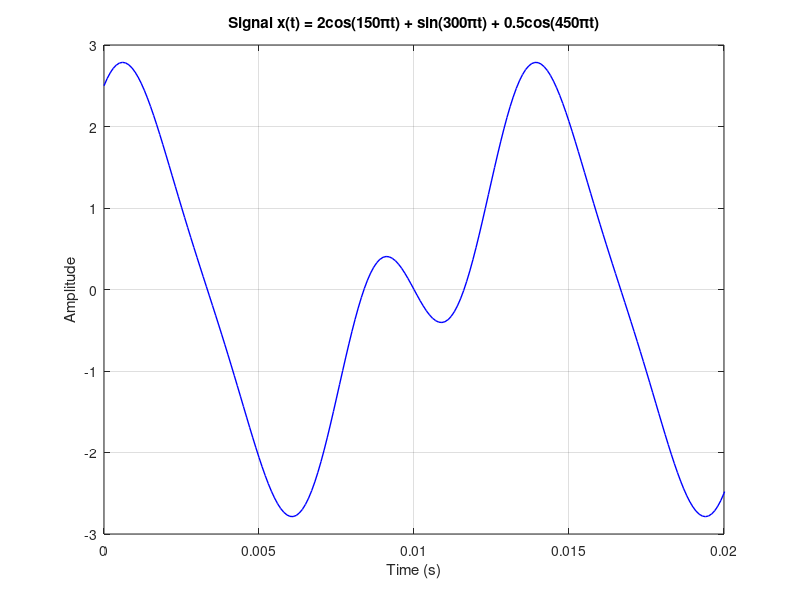
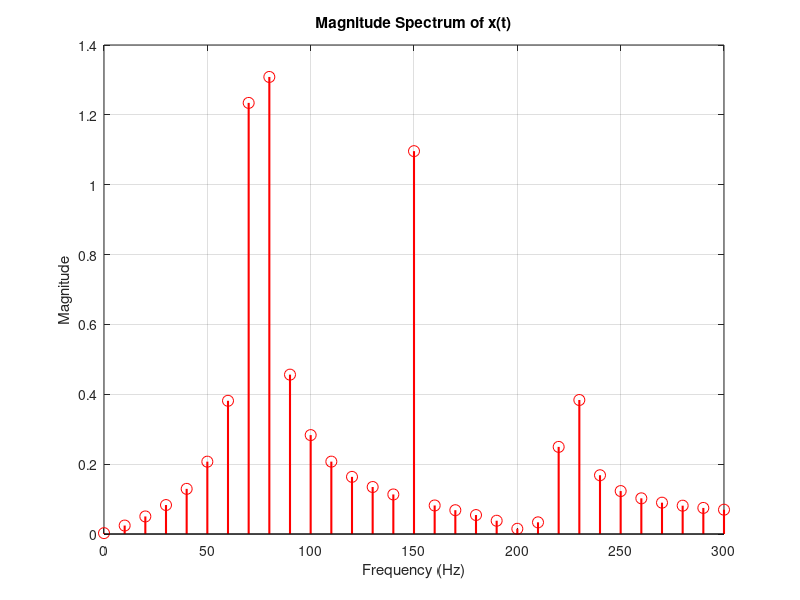
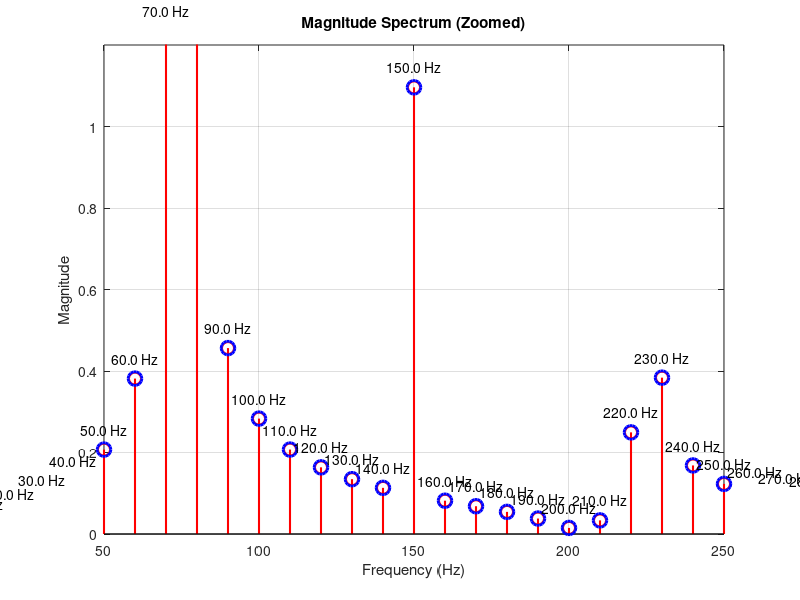

These figures' MATLAB source, in order:
% prob1.m
% Signal analysis script for x(t) = 2cos(150πt) + sin(300πt) + 0.5cos(450πt)

clear all; close all; clc;

%% 1. Create signal vector with sampling rate of 10 kHz for 0.1 seconds
fs = 10000;           % Sampling frequency = 10 kHz
Ts = 1/fs;            % Sampling period
duration = 0.1;       % Duration in seconds
N = fs * duration;    % Number of samples (10000 * 0.1 = 1000 samples)

t = (0:N-1) * Ts;     % Time vector

% Generate the signal: x(t) = 2cos(150πt) + sin(300πt) + 0.5cos(450πt)
% Using: cos(2πf t) = cos(ω t) where ω = 150π → 2πf = 150π → f = 75 Hz
% Similarly: sin(300πt) → sin(2π·150·t) → f = 150 Hz
% cos(450πt) → f = 225 Hz

x = 2 * cos(150 * pi * t) + sin(300 * pi * t) + 0.5 * cos(450 * pi * t);

%% 2. Plot the signal
figure(1);
plot(t, x, 'b-', 'LineWidth', 1);
xlabel('Time (s)');
ylabel('Amplitude');
title('Signal x(t) = 2cos(150πt) + sin(300πt) + 0.5cos(450πt)');
grid on;
xlim([0, 0.02]);  % Show first 20 ms for better visualization

%% 3. Calculate and display magnitude spectrum using FFT
% Compute FFT
X = fft(x);
% Compute two-sided magnitude spectrum
magnitude = abs(X) / N;  % Normalize by number of samples
% Create frequency vector for two-sided spectrum
frequencies = (0:N-1) * (fs / N);

% Plot one-sided spectrum (more common for real signals)
figure(2);
% One-sided spectrum: take first half of frequencies
one_sided_mag = magnitude(1:N/2+1);
one_sided_mag(2:end-1) = 2 * one_sided_mag(2:end-1);  % Account for negative frequencies
freq_one_sided = frequencies(1:N/2+1);

stem(freq_one_sided, one_sided_mag, 'r', 'LineWidth', 1.5, 'MarkerSize', 8);
xlabel('Frequency (Hz)');
ylabel('Magnitude');
title('Magnitude Spectrum of x(t)');
grid on;
xlim([0, 300]);  % Focus on relevant frequency range (0-300 Hz)

%% 4. Find sinusoidal components (peaks in spectrum)
% Detect peaks (frequencies with significant magnitude)
tolerance = 1;  % Hz tolerance for detection
peaks = [];
peak_indices = [];

for k = 1:length(freq_one_sided)
    if one_sided_mag(k) > 0.01  % Threshold to ignore numerical noise
        peaks = [peaks, one_sided_mag(k)];
        peak_indices = [peak_indices, k];
    end
end

% Remove duplicate peaks due to DFT frequency resolution
detected_freqs = [];
detected_mags = [];

for i = 1:length(peak_indices)
    current_freq = freq_one_sided(peak_indices(i));
    current_mag = one_sided_mag(peak_indices(i));

    % Check if this frequency is already detected (within tolerance)
    is_duplicate = false;
    for j = 1:length(detected_freqs)
        if abs(current_freq - detected_freqs(j)) < tolerance
            is_duplicate = true;
            % Keep the one with higher magnitude
            if current_mag > detected_mags(j)
                detected_freqs(j) = current_freq;
                detected_mags(j) = current_mag;
            end
            break;
        end
    end

    if ~is_duplicate
        detected_freqs = [detected_freqs, current_freq];
        detected_mags = [detected_mags, current_mag];
    end
end

% Sort by frequency
[detected_freqs, sort_idx] = sort(detected_freqs);
detected_mags = detected_mags(sort_idx);

%% 5. Display results
n = length(detected_freqs);
% Format indices message
if n == 1
    indices_msg = sprintf('indice %d', 1);
elseif n == 2
    indices_msg = sprintf('indices %d e %d', 1, 2);
else
    indices_msg = sprintf('indices 1, 2 e 3');
end

fprintf('O sinal contém %d sinusoide(s) nos %s\n', n, indices_msg);

% Format frequencies message
freq_str = '';
for i = 1:n
    if i == n
        freq_str = sprintf('%s%.1f Hz', freq_str, detected_freqs(i));
    elseif i == n-1 && n > 1
        freq_str = sprintf('%s%.1f Hz e ', freq_str, detected_freqs(i));
    else
        freq_str = sprintf('%s%.1f Hz, ', freq_str, detected_freqs(i));
    end
end
fprintf('As frequências presentes no sinal são: %s\n', freq_str);

%% 6. Additional verification: Theoretical frequencies
fprintf('\n--- Verification ---\n');
fprintf('Theoretical frequencies:\n');
fprintf('Component 1: 2cos(150πt) → frequency = 75 Hz\n');
fprintf('Component 2: sin(300πt) → frequency = 150 Hz\n');
fprintf('Component 3: 0.5cos(450πt) → frequency = 225 Hz\n');

%% 7. Print FFT resolution
freq_resolution = fs / N;
fprintf('\nFFT frequency resolution: %.2f Hz\n', freq_resolution);

%% Optional: Zoomed spectrum for better visualization
figure(3);
stem(freq_one_sided, one_sided_mag, 'r', 'LineWidth', 1.5, 'MarkerSize', 8);
xlabel('Frequency (Hz)');
ylabel('Magnitude');
title('Magnitude Spectrum (Zoomed)');
grid on;
xlim([50, 250]);
ylim([0, 1.2]);

% Add text annotations for the peaks
hold on;
for i = 1:length(detected_freqs)
    plot(detected_freqs(i), detected_mags(i), 'bo', 'MarkerSize', 10, 'LineWidth', 2);
    text(detected_freqs(i), detected_mags(i) + 0.05, ...
         sprintf('%.1f Hz', detected_freqs(i)), ...
         'HorizontalAlignment', 'center', 'FontSize', 10);
end
hold off;

%% Display peak information
fprintf('\n--- Detected Peaks ---\n');
for i = 1:length(detected_freqs)
    fprintf('Peak %d: %.2f Hz (magnitude = %.3f)\n', ...
            i, detected_freqs(i), detected_mags(i));
end
